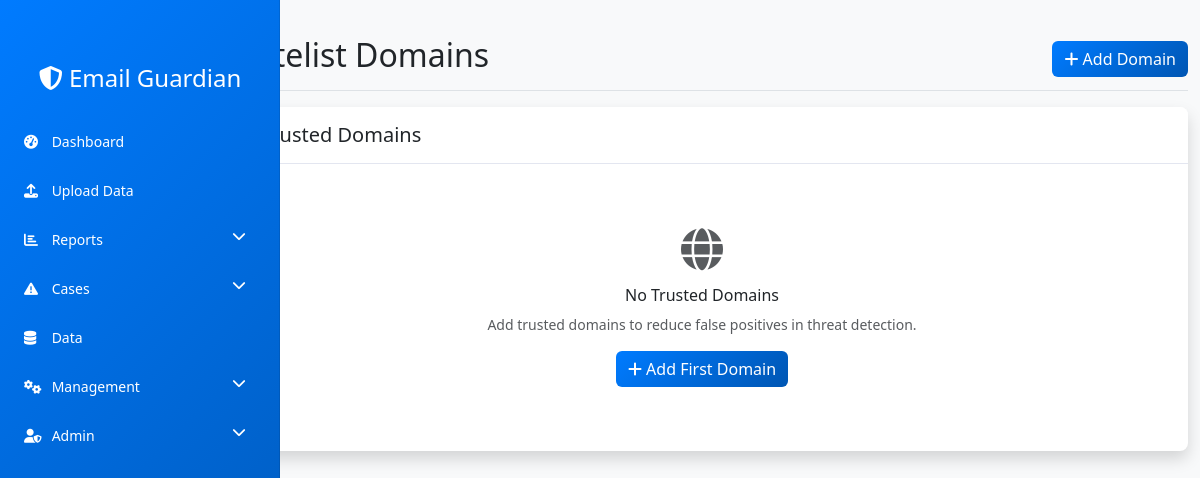
The app's page /whitelist-domains, older data.
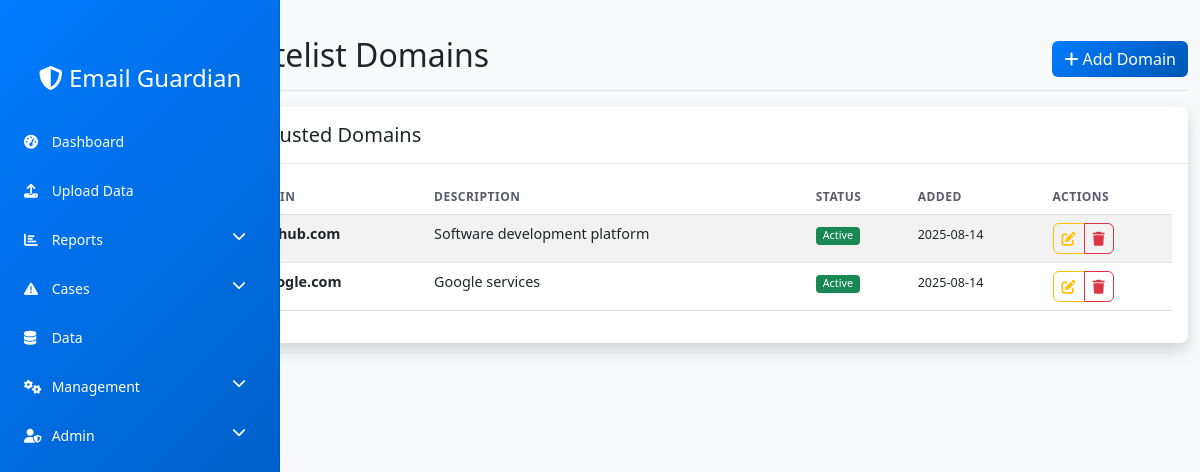
The same page, newer data.
### models.py (models this page shows)
class WhitelistDomain(db.Model):
    __tablename__ = 'whitelist_domains'
    id = db.Column(db.Integer, primary_key=True)
    domain = db.Column(db.String(255), unique=True, nullable=False)
    description = db.Column(db.Text)
    active = db.Column(db.Boolean, default=True)
    created_at = db.Column(db.DateTime, default=datetime.utcnow)

### routes.py (the view)
@app.route('/whitelist-domains')
def whitelist_domains():
    domains = WhitelistDomain.query.filter_by(active=True).all()
    return render_template('whitelist_domains.html', domains=domains)

### templates/whitelist_domains.html (shortened to what this page needs)
{% extends "base.html" %}
{% block page_title %}Whitelist Domains{% endblock %}
{% block page_actions %}
<button type="button" class="btn btn-primary" data-bs-toggle="modal" data-bs-target="#addDomainModal">
    <i class="fas fa-plus"></i> Add Domain
</button>
{% endblock %}
{% block content %}
<div class="card shadow">
    <div class="card-header">
        <h5 class="mb-0"> Trusted Domains</h5>
    </div>
    <div class="card-body">
        {% if domains %}
        <div class="table-responsive">
            <table class="table table-striped" id="domainsTable">
                <thead>
                    <tr>
                        <th>Domain</th>
                        <th>Description</th>
                        <th>Status</th>
                        <th>Added</th>
                        <th>Actions</th>
                    </tr>
                </thead>
                <tbody>
                    {% for domain in domains %}
                    <tr>
                        <td>
                            <strong>{{ domain.domain }}</strong>
                        </td>
                        <td>{{ domain.description or '-' }}</td>
                        <td>
                            <span class="badge bg-success">Active</span>
                        </td>
                        <td><small>{{ domain.created_at.strftime('%Y-%m-%d') }}</small></td>
                        <td>
                            <div class="btn-group btn-group-sm" role="group">
                                <button class="btn btn-outline-warning btn-sm" onclick="editDomain({{ domain.id }})">
                                    <i class="fas fa-edit"></i>
                                </button>
                                <button class="btn btn-outline-danger btn-sm" onclick="removeDomain({{ domain.id }})">
                                    <i class="fas fa-trash"></i>
                                </button>
                            </div>
                        </td>
                    </tr>
                    {% endfor %}
                </tbody>
            </table>
        </div>
        {% else %}
        <div class="text-center py-5">
            <i class="fas fa-globe fa-3x text-muted mb-3"></i>
            <h5>No Trusted Domains</h5>
            <p class="text-muted">Add trusted domains to reduce false positives in threat detection.</p>
            <button type="button" class="btn btn-primary" data-bs-toggle="modal" data-bs-target="#addDomainModal">
                <i class="fas fa-plus"></i> Add First Domain
            </button>
        </div>
        {% endif %}
    </div>
</div>
{% endblock %}

### templates/base.html (shortened to what this page needs)
<!DOCTYPE html>
<html lang="en">
<head>
    <link href="https://cdn.jsdelivr.net/npm/bootstrap@5.3.0/dist/css/bootstrap.min.css" rel="stylesheet">
    <link href="https://cdnjs.cloudflare.com/ajax/libs/font-awesome/6.4.0/css/all.min.css" rel="stylesheet">
    <link href="https://cdn.datatables.net/1.13.6/css/dataTables.bootstrap5.min.css" rel="stylesheet">
    <link href="{{ url_for('static', filename='css/style.css') }}" rel="stylesheet">
</head>
<body>
    <div class="container-fluid">
        <div class="row">
            <nav class="col-md-3 col-lg-2 d-md-block bg-primary sidebar">
                <div class="position-sticky pt-3">
                    <div class="text-center mb-4">
                        <h4 class="text-white"><i class="fas fa-shield-alt"></i> Email Guardian</h4>
                    </div>
                    <ul class="nav flex-column">
                        <li class="nav-item">
                            <a class="nav-link text-white" href="{{ url_for('dashboard') }}">
                                <i class="fas fa-tachometer-alt"></i> Dashboard
                            </a>
                        </li>
                        <li class="nav-item">
                            <a class="nav-link text-white" href="{{ url_for('upload_csv') }}">
                                <i class="fas fa-upload"></i> Upload Data
                            </a>
                        </li>
                        <li class="nav-item">
                            <a class="nav-link text-white" data-bs-toggle="collapse" href="#reportsMenu" role="button">
                                <i class="fas fa-chart-bar"></i> Reports <i class="fas fa-chevron-down float-end"></i>
                            </a>
                        </li>
                        <li class="nav-item">
                            <a class="nav-link text-white" data-bs-toggle="collapse" href="#casesMenu" role="button" aria-expanded="false">
                                <i class="fas fa-exclamation-triangle"></i> Cases <i class="fas fa-chevron-down float-end"></i>
                            </a>
                        </li>
                        <li class="nav-item">
                            <a class="nav-link text-white" href="#" data-bs-toggle="collapse" data-bs-target="#dataMenu" aria-expanded="false">
                                <i class="fas fa-database"></i> Data
                            </a>
                        </li>
                        <li class="nav-item">
                            <a class="nav-link text-white" data-bs-toggle="collapse" href="#managementMenu" role="button">
                                <i class="fas fa-cogs"></i> Management <i class="fas fa-chevron-down float-end"></i>
                            </a>
                        </li>
                        <li class="nav-item">
                            <a class="nav-link text-white" data-bs-toggle="collapse" href="#adminMenu" role="button">
                                <i class="fas fa-user-shield"></i> Admin <i class="fas fa-chevron-down float-end"></i>
                            </a>
                        </li>
                    </ul>
                </div>
            </nav>
            <main class="col-md-9 ms-sm-auto col-lg-10 px-md-4">
                <div class="d-flex justify-content-between flex-wrap flex-md-nowrap align-items-center pt-3 pb-2 mb-3 border-bottom">
                    <h1 class="h2">{% block page_title %}Dashboard{% endblock %}</h1>
                    <div class="btn-toolbar mb-2 mb-md-0">
                        {% block page_actions %}{% endblock %}
                    </div>
                </div>
                {% block content %}{% endblock %}
            </main>
        </div>
    </div>
</body>
</html>

### static/css/style.css (style rules this page uses)
:root { --primary-color: #007bff; --success-color: #28a745; --warning-color: #ffc107; --danger-color: #dc3545; --info-color: #17a2b8; --dark-color: #343a40; --light-color: #f8f9fa; --sidebar-width: 280px; }
body { font-family: 'Segoe UI', Tahoma, Geneva, Verdana, sans-serif; background-color: #f8f9fa; font-size: 14px; }
.container-fluid { padding: 0; }
.sidebar { position: fixed; top: 0; bottom: 0; left: 0; z-index: 100; padding: 48px 0 0; box-shadow: inset -1px 0 0 rgba(0, 0, 0, .1); width: var(--sidebar-width); background: linear-gradient(135deg, var(--primary-color) 0%, #0056b3 100%); }
.sidebar .nav-link { color: rgba(255, 255, 255, 0.8); transition: all 0.3s ease; padding: 0.75rem 1rem; border-radius: 0.375rem; margin: 0.125rem 0.5rem; }
.sidebar .nav-link i { margin-right: 0.5rem; width: 16px; }
main { margin-left: var(--sidebar-width); padding: 20px; }
.card { border: none; border-radius: 0.5rem; box-shadow: 0 0.125rem 0.25rem rgba(0, 0, 0, 0.075); transition: box-shadow 0.15s ease-in-out; overflow: hidden; }
.card-header { background-color: white; border-bottom: 1px solid #e3e6f0; padding: 1rem 1.25rem; }
.card-body { word-wrap: break-word; overflow-wrap: break-word; }
.btn { border-radius: 0.375rem; font-weight: 500; transition: all 0.2s ease; }
.btn-primary { background: linear-gradient(135deg, var(--primary-color) 0%, #0056b3 100%); border: none; }
.table { font-size: 0.9rem; }
.table th { border-top: none; font-weight: 600; text-transform: uppercase; font-size: 0.75rem; letter-spacing: 0.5px; color: #5a5c69; }
.badge { font-weight: 500; border-radius: 0.25rem; }

Row changes from the older to the newer data that the page shows:
added WhitelistDomain: domain "github.com", description "Software development platform", created_at "2025-08-14"
added WhitelistDomain: domain "google.com", description "Google services", created_at "2025-08-14"
Text that changed along with them:
text no longer shown: "No Trusted Domains Add trusted domains to reduce false positives in threat detection. Add First Domain"
text now shown: "DESCRIPTION STATUS ADDED ACTIONS"
